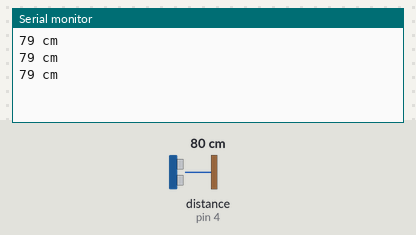
The sketch below on a simulated Arduino Uno, built with avr-gcc and run on an emulated ATmega328P. Parts: the last lines printed to the serial monitor. Wiring (inferred from the names in the program): ultrasonic range finder: trigger pin 3; echo pin 4. Inputs (shaded band) come from the test bench; at power-on: distance to the obstacle (sensor on pin 4) 80 cm. The echo pulse lasts 58.3 µs per cm.

Above: at 1.3 s.
1.4 s: distance to the obstacle (sensor on pin 4) set to 2 cm
At 1.9 s:
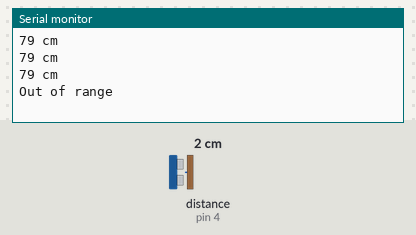
3.5 s: distance to the obstacle (sensor on pin 4) set to 4 cm
At 3.9 s:
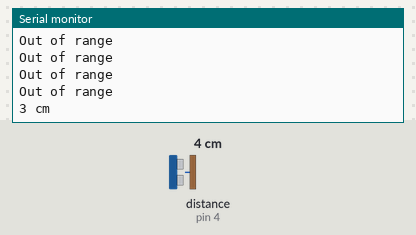

Measured:
- after the input at 1.4 s, the serial monitor: prints a new line after 0.12 s (image 1)
- after the input at 3.5 s, the serial monitor: prints a new line at once (image 2)

The sketch:

Distance_measure_by_utrasonic_distance_sensor.ino
```cpp
/*
HC-SR04 Ping distance sensor
VCC to Arduino 5V
GND to Arduino GND
Echo to Arduino pin 13
Trig to Arduino pin 12
More info at: http://goo.gl/kJ8Gl
Original code improvements to the Ping sketch sourced from Trollmaker.com
Some code and wiring inspired by http://en.wikiversity.org/wiki/User:Dstaub/robotcar
Modified by Tolson Winters (Aug 27, 2014) for simplified serial monitor reading.
*/

#define trigPin 3
#define echoPin 4

void setup() {
  Serial.begin (9600);
  pinMode(trigPin, OUTPUT);
  pinMode(echoPin, INPUT);
}

void loop() {
  long duration, distance;
  digitalWrite(trigPin, LOW);
  delayMicroseconds(2);
  digitalWrite(trigPin, HIGH);
  delayMicroseconds(10);
  digitalWrite(trigPin, LOW);
  duration = pulseIn(echoPin, HIGH);
  distance = (duration/2) / 29.1;

  if (distance >= 400 || distance <= 2){
    Serial.println("Out of range");
  }
  else {
    Serial.print(distance);
    Serial.println(" cm");
  }
  delay(500);
}
```
